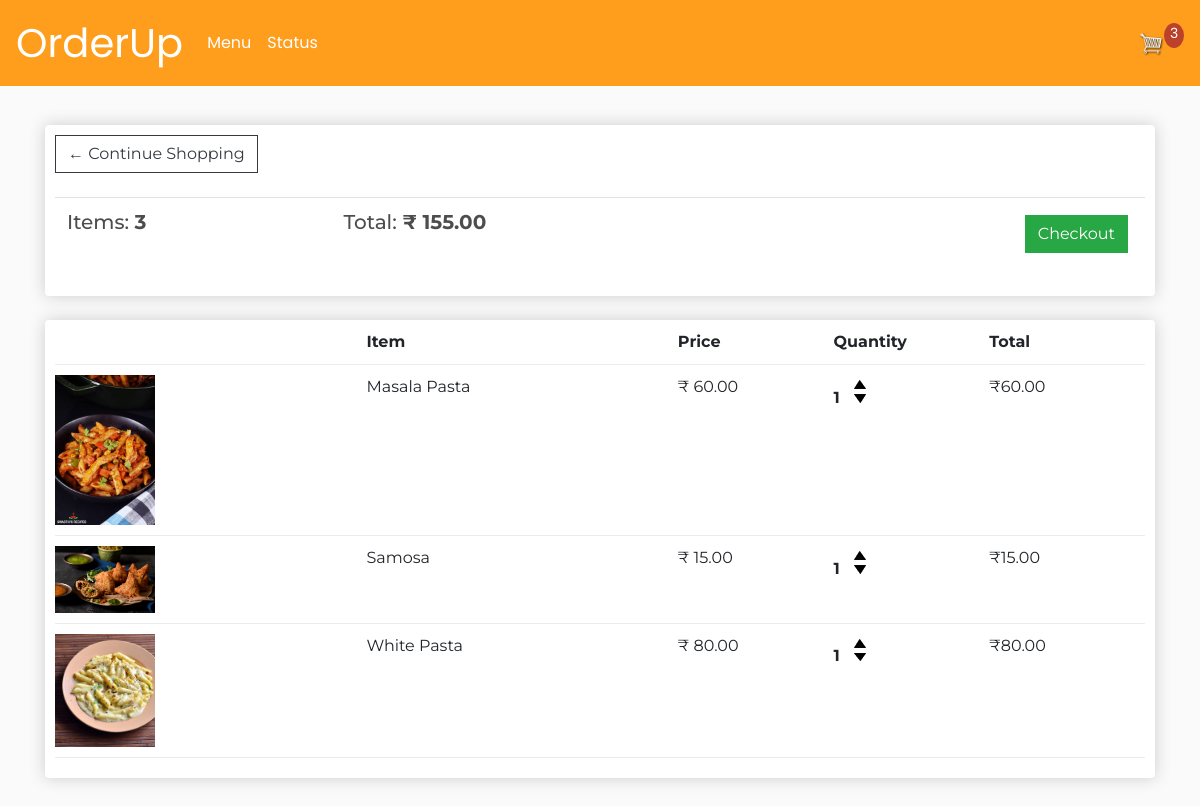
The app's page /cart/ (signed in) with its own data.
### store/models.py (models this page shows, shortened)
class Order(models.Model):
	STATUS = (
		('Pending', 'Pending'),
		('Ready', 'Ready'),
	)
	customer = models.ForeignKey(Customer, on_delete=models.SET_NULL, null=True, blank=True)
	date_ordered = models.DateTimeField(auto_now_add=True)
	complete = models.BooleanField(default=False)
	transaction_id = models.CharField(max_length=100, null=True)
	orderstatus = models.CharField(max_length=100, choices=STATUS, default='Pending')
	@property
	def get_cart_total(self):
		orderitems = self.orderitem_set.all()
		total = sum([item.get_total for item in orderitems])
		return total
	@property
	def get_cart_items(self):
		orderitems = self.orderitem_set.all()
		total = sum([item.quantity for item in orderitems])
		return total

class OrderItem(models.Model):
	product = models.ForeignKey(Product, on_delete=models.SET_NULL, null=True)
	order = models.ForeignKey(Order, on_delete=models.SET_NULL, null=True)
	quantity = models.IntegerField(default=0, null=True, blank=True)
	date_added = models.DateTimeField(auto_now_add=True)
	@property
	def get_total(self):
		total = self.product.price * self.quantity
		return total

class Product(models.Model):
	name = models.CharField(max_length=200)
	price = models.DecimalField(max_digits=7, decimal_places=2)
	digital = models.BooleanField(default=False,null=True, blank=True)
	image = models.ImageField(null=True, blank=True)
	@property
	def imageURL(self):
		try:
			url = self.image.url
		except:
			url = ''
		return url

### store/views.py (the view)
# urls.py: path('cart/', views.cart, name="cart"),
def cart(request):
    data  = cartData(request)
    cartItems = data['cartItems']
    order = data['order']
    items = data['items']
    context = {'items':items, 'order':order, 'cartItems':cartItems}
    return render(request, 'store/cart.html', context)

### store/utils.py (called while the page is built)
def cartData(request):
    if request.user.is_authenticated:
        customer = request.user.customer
        order, created = Order.objects.get_or_create(customer=customer, complete=False)
        items = order.orderitem_set.all()
        cartItems = order.get_cart_items
    else:
        cookieData = cookieCart(request)
        cartItems = cookieData['cartItems']
        order = cookieData['order']
        items = cookieData['items']
    return {'cartItems':cartItems, 'order':order, 'items':items}

### store/templates/store/cart.html
{% extends 'store/main.html' %}
{% load static %}
{% block content %}
<div class="row">
  	<div class="col-lg-12">
      <div class="box-element">
          <a  class="btn btn-outline-dark" href="{% url 'store' %}">&#x2190; Continue Shopping</a>
          <br>
          <br>
          <table class="table">
            <tr>
              <th><h5>Items: <strong>{{ order.get_cart_items }}</strong></h5></th>
              <th><h5>Total:<strong> &#8377; {{ order.get_cart_total|floatformat:2 }}</strong></h5></th>
              <th>
                <a  style="float:right; margin:5px;" class="btn btn-success" href="{% url 'checkout' %}">Checkout</a>
              </th>
            </tr>
          </table>
  		</div>
  		<br>
  		<div class="box-element">
          <div class="cart-row">
    					<div style="flex:2"></div>
    					<div style="flex:2"><strong>Item</strong></div>
    					<div style="flex:1"><strong>Price</strong></div>
    					<div style="flex:1"><strong>Quantity</strong></div>
    					<div style="flex:1"><strong>Total</strong></div>
  				</div>
          {% for item in items %}
            <div class="cart-row">
      					<div style="flex:2"><img class="row-image" src="{{ item.product.imageURL }}"></div>
      					<div style="flex:2"><p>{{ item.product.name }}</p></div>
      					<div style="flex:1"><p>&#8377; {{ item.product.price|floatformat:2 }}</p></div>
      					<div style="flex:1">
      						<p class="quantity">{{ item.quantity }}</p>
      						<div class="quantity">
      							<img data-product='{{item.product.id}}' data-action='add' class="chg-quantity update-cart" src="{% static  'store/images/arrow-up.png' %}">
      							<img data-product='{{item.product.id}}' data-action='remove' class="chg-quantity update-cart" src="{% static  'store/images/arrow-down.png' %}">
      						</div>
      					</div>
      					<div style="flex:1"><p>&#8377;{{ item.get_total|floatformat:2 }}</p></div>
  				  </div>
          {% endfor %}
  		</div>
  	</div>
</div>
{% endblock content %}

### store/static/store/css/main.css (style rules this page uses)
body { background-color: hsl(0, 0%, 98%); }
h1,h2,h3,h4,h5,h6 { color:hsl(0, 0%, 30%); }
.box-element { box-shadow:hsl(0, 0%, 80%) 0 0 16px; background-color: #fff; border-radius: 4px; padding: 10px; font-family: 'Montserrat', sans-serif; }
.col-lg-4, .col-lg-6, .col-lg-8, .col-lg-12 { margin-top: 15px; margin-bottom: 30px; }
.btn { border-radius: 0; font-family: 'Montserrat', sans-serif; }
.row-image { width: 100px; }
.cart-row { display: flex; align-items: flex-stretch; padding-bottom: 10px; margin-bottom: 10px; border-bottom: 1px solid #ececec; }
.quantity { display: inline-block; font-weight: 700; padding-right:10px; }
.chg-quantity { width: 12px; cursor: pointer; display: block; margin-top: 5px; transition:.1s; }

### records on screen
Order: get_cart_items "3", get_cart_total "155.00"
OrderItem: product.imageURL (picture), product.name "Masala Pasta", product.price "60.00", quantity "1", get_total "60.00"
OrderItem: product.imageURL (picture), product.name "Samosa", product.price "15.00", quantity "1", get_total "15.00"
OrderItem: product.imageURL (picture), product.name "White Pasta", product.price "80.00", quantity "1", get_total "80.00"

### other values on screen
{{ cartItems }} "3"
